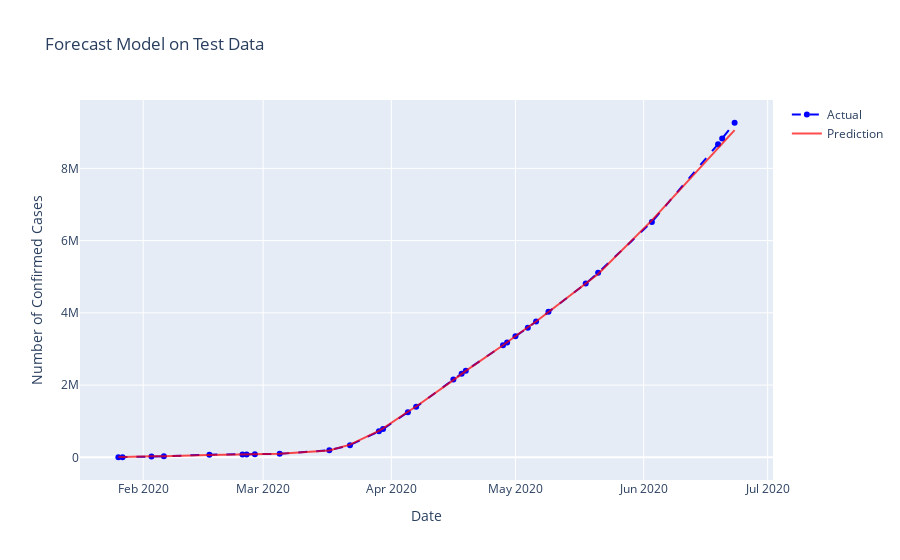

Notebook source saved alongside this figure:
### Code cell
# Plotting Actual vs Predicted
test_fig = go.Figure() 
test_fig.add_trace(go.Scatter(
                x= test_ts.index,
                y= test_ts.y,
                name = "Actual",
                mode = "lines+markers",
                opacity = 1,
                line=dict(color='blue', width=2, dash='dash')))
test_fig.add_trace(go.Scatter(
                x= forecast.index,
                y= forecast.yhat,
                name= "Prediction",
                mode = 'lines',
                opacity = 0.7,
                line = dict(color='red', width=2)))
test_fig.update_layout(title='Forecast Model on Test Data', xaxis_title="Date", yaxis_title="Number of Confirmed Cases",)

test_fig.show()

### Figure 1 — Plotly figure (JSON) as saved in the notebook; plotly's stock layout.template omitted (floating-point values rounded to 4 significant figures)
{"data": [{"line": {"color": "blue", "dash": "dash", "width": 2}, "mode": "lines+markers", "name": "Actual", "opacity": 1, "type": "scatter", "x": ["2020-01-26T00:00:00", "2020-01-27T00:00:00", "2020-02-03T00:00:00", "2020-02-06T00:00:00", "2020-02-17T00:00:00", "2020-02-25T00:00:00", "2020-02-26T00:00:00", "2020-02-28T00:00:00", "2020-03-05T00:00:00", "2020-03-17T00:00:00", "2020-03-22T00:00:00", "2020-03-29T00:00:00", "2020-03-30T00:00:00", "2020-04-05T00:00:00", "2020-04-07T00:00:00", "2020-04-16T00:00:00", "2020-04-18T00:00:00", "2020-04-19T00:00:00", "2020-04-28T00:00:00", "2020-04-29T00:00:00", "2020-05-01T00:00:00", "2020-05-04T00:00:00", "2020-05-06T00:00:00", "2020-05-09T00:00:00", "2020-05-18T00:00:00", "2020-05-21T00:00:00", "2020-06-03T00:00:00", "2020-06-19T00:00:00", "2020-06-20T00:00:00", "2020-06-23T00:00:00"], "y": [2118, 2927, 19881, 30794, 72804, 79681, 80641, 83365, 97138, 196203, 336872, 719968, 782853, 1250387, 1396801, 2152841, 2315854, 2398712, 3100339, 3175857, 3349174, 3587133, 3760095, 4029622, 4809574, 5111625, 6518423, 8669582, 8828445, 9262725]}, {"line": {"color": "red", "width": 2}, "mode": "lines", "name": "Prediction", "opacity": 0.7, "type": "scatter", "x": ["2020-01-26T00:00:00", "2020-01-27T00:00:00", "2020-02-03T00:00:00", "2020-02-06T00:00:00", "2020-02-17T00:00:00", "2020-02-25T00:00:00", "2020-02-26T00:00:00", "2020-02-28T00:00:00", "2020-03-05T00:00:00", "2020-03-17T00:00:00", "2020-03-22T00:00:00", "2020-03-29T00:00:00", "2020-03-30T00:00:00", "2020-04-05T00:00:00", "2020-04-07T00:00:00", "2020-04-16T00:00:00", "2020-04-18T00:00:00", "2020-04-19T00:00:00", "2020-04-28T00:00:00", "2020-04-29T00:00:00", "2020-05-01T00:00:00", "2020-05-04T00:00:00", "2020-05-06T00:00:00", "2020-05-09T00:00:00", "2020-05-18T00:00:00", "2020-05-21T00:00:00", "2020-06-03T00:00:00", "2020-06-19T00:00:00", "2020-06-20T00:00:00", "2020-06-23T00:00:00"], "y": [14250.0, 11970.0, 29750.0, 30170.0, 65080.0, 71770.0, 78810.0, 88850.0, 97910.0, 191200.0, 352400.0, 732300.0, 801100.0, 1262000.0, 1407000.0, 2139000.0, 2305000.0, 2393000.0, 3103000.0, 3189000.0, 3356000.0, 3600000.0, 3759000.0, 4022000.0, 4817000.0, 5077000.0, 6559000.0, 8568000.0, 8693000.0, 9059000.0]}], "layout": {"title": {"text": "Forecast Model on Test Data"}, "xaxis": {"title": {"text": "Date"}}, "yaxis": {"title": {"text": "Number of Confirmed Cases"}}}}
